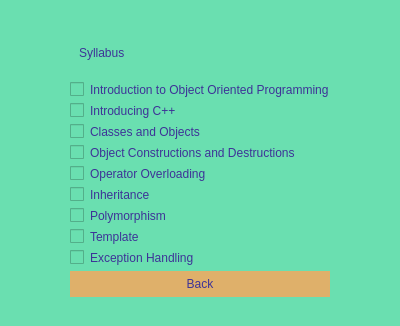
<?xml version="1.0" encoding="UTF-8"?>
<ui version="4.0">
 <class>syllabus</class>
 <widget class="QDialog" name="syllabus">
  <property name="geometry">
   <rect>
    <x>0</x>
    <y>0</y>
    <width>400</width>
    <height>326</height>
   </rect>
  </property>
  <property name="windowTitle">
   <string>Dialog</string>
  </property>
  <property name="styleSheet">
   <string notr="true">background-color: #6adfb0;</string>
  </property>
  <layout class="QVBoxLayout" name="verticalLayout_2">
   <item>
    <widget class="QFrame" name="frame">
     <property name="styleSheet">
      <string notr="true">border:0;</string>
     </property>
     <property name="frameShape">
      <enum>QFrame::StyledPanel</enum>
     </property>
     <property name="frameShadow">
      <enum>QFrame::Raised</enum>
     </property>
     <layout class="QHBoxLayout" name="horizontalLayout_2">
      <item>
       <spacer name="horizontalSpacer">
        <property name="orientation">
         <enum>Qt::Horizontal</enum>
        </property>
        <property name="sizeHint" stdset="0">
         <size>
          <width>40</width>
          <height>20</height>
         </size>
        </property>
       </spacer>
      </item>
      <item>
       <widget class="QFrame" name="frame_2">
        <property name="styleSheet">
         <string notr="true">border:0;</string>
        </property>
        <property name="frameShape">
         <enum>QFrame::StyledPanel</enum>
        </property>
        <property name="frameShadow">
         <enum>QFrame::Raised</enum>
        </property>
        <layout class="QVBoxLayout" name="verticalLayout">
         <item>
          <widget class="QFrame" name="frame_3">
           <property name="frameShape">
            <enum>QFrame::StyledPanel</enum>
           </property>
           <property name="frameShadow">
            <enum>QFrame::Raised</enum>
           </property>
           <layout class="QHBoxLayout" name="horizontalLayout">
            <item>
             <widget class="QLabel" name="label">
              <property name="styleSheet">
               <string notr="true">color: #3d3397; font:bold 40px &quot;Sherif&quot;;</string>
              </property>
              <property name="text">
               <string>Syllabus</string>
              </property>
             </widget>
            </item>
           </layout>
          </widget>
         </item>
         <item>
          <widget class="QCheckBox" name="checkBox">
           <property name="styleSheet">
            <string notr="true">color: #3d3397; font:bold 20px &quot;Sherif&quot;;</string>
           </property>
           <property name="text">
            <string>Introduction to Object Oriented Programming</string>
           </property>
          </widget>
         </item>
         <item>
          <widget class="QCheckBox" name="checkBox_2">
           <property name="styleSheet">
            <string notr="true">color: #3d3397; font:bold 20px &quot;Sherif&quot;;</string>
           </property>
           <property name="text">
            <string>Introducing C++ </string>
           </property>
          </widget>
         </item>
         <item>
          <widget class="QCheckBox" name="checkBox_3">
           <property name="styleSheet">
            <string notr="true">color: #3d3397; font:bold 20px &quot;Sherif&quot;;</string>
           </property>
           <property name="text">
            <string>Classes and Objects</string>
           </property>
          </widget>
         </item>
         <item>
          <widget class="QCheckBox" name="checkBox_5">
           <property name="styleSheet">
            <string notr="true">color: #3d3397; font:bold 20px &quot;Sherif&quot;;</string>
           </property>
           <property name="text">
            <string>Object Constructions and Destructions</string>
           </property>
          </widget>
         </item>
         <item>
          <widget class="QCheckBox" name="checkBox_6">
           <property name="styleSheet">
            <string notr="true">color: #3d3397; font:bold 20px &quot;Sherif&quot;;</string>
           </property>
           <property name="text">
            <string>Operator Overloading</string>
           </property>
          </widget>
         </item>
         <item>
          <widget class="QCheckBox" name="checkBox_7">
           <property name="styleSheet">
            <string notr="true">color: #3d3397; font:bold 20px &quot;Sherif&quot;;</string>
           </property>
           <property name="text">
            <string>Inheritance</string>
           </property>
          </widget>
         </item>
         <item>
          <widget class="QCheckBox" name="checkBox_4">
           <property name="styleSheet">
            <string notr="true">color: #3d3397; font:bold 20px &quot;Sherif&quot;;</string>
           </property>
           <property name="text">
            <string>Polymorphism</string>
           </property>
          </widget>
         </item>
         <item>
          <widget class="QCheckBox" name="checkBox_8">
           <property name="styleSheet">
            <string notr="true">color: #3d3397; font:bold 20px &quot;Sherif&quot;;</string>
           </property>
           <property name="text">
            <string>Template</string>
           </property>
          </widget>
         </item>
         <item>
          <widget class="QCheckBox" name="checkBox_9">
           <property name="styleSheet">
            <string notr="true">color: #3d3397; font:bold 20px &quot;Sherif&quot;;</string>
           </property>
           <property name="text">
            <string>Exception Handling</string>
           </property>
          </widget>
         </item>
         <item>
          <widget class="QPushButton" name="pushButton">
           <property name="styleSheet">
            <string notr="true">background-color: #dfb06a;
color:#3d3397;
font: bold 20px,  &quot;Sherif&quot; ; 
border-width: 5px;
border-radius: 15px; padding:6;</string>
           </property>
           <property name="text">
            <string>Back</string>
           </property>
          </widget>
         </item>
        </layout>
       </widget>
      </item>
      <item>
       <spacer name="horizontalSpacer_2">
        <property name="orientation">
         <enum>Qt::Horizontal</enum>
        </property>
        <property name="sizeHint" stdset="0">
         <size>
          <width>40</width>
          <height>20</height>
         </size>
        </property>
       </spacer>
      </item>
     </layout>
    </widget>
   </item>
  </layout>
 </widget>
 <resources/>
 <connections/>
</ui>
